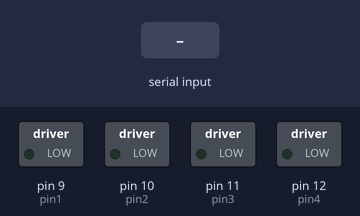
Bench run of a sketch on a simulated Arduino Uno, built with avr-gcc and run on an emulated ATmega328P. On the bench: switched loads named in the sketch (green lamp = pin HIGH). Dashed ring = blinking. The test bench sets the inputs (shaded band).

Above: at 1.2 s.
1.3 s: "1\n" received over Serial
At 2.1 s:
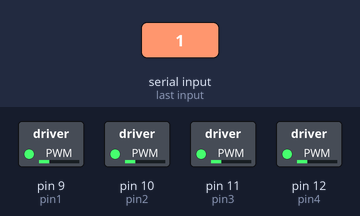
4.3 s: "2\n" received over Serial
At 4.9 s:
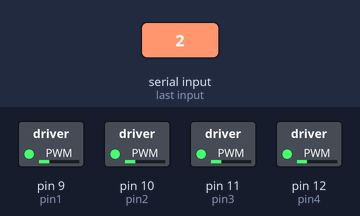
5.8 s: "3\n" received over Serial
At 6.7 s:
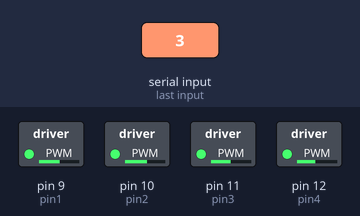
8.8 s: "5\n" received over Serial
11.8 s: "6\n" received over Serial
14.8 s: "90,45\n" received over Serial
At 15.5 s:
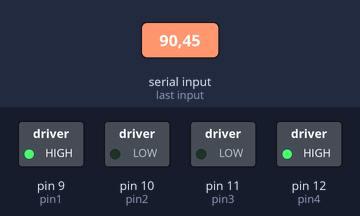
Timing chart, 0 to 18.8 s (numbered marks = the images above; inputs shaded):
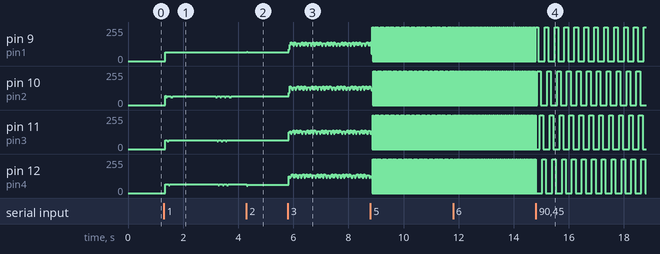

Measured:
- after the input at 1.3 s, pin 9 (pin1): 0/255 → 65/255 after 0.05 s
- after the input at 4.3 s, pin 9 (pin1): 65/255 → 64/255 at once; pin 10 (pin2), pin 11 (pin3): stops changing and stays 65/255
- after the input at 14.8 s, pin 9 (pin1): alternates 255/255 for 0.14 s and 0/255 for 0.23 s, starting after 0.10 s; pin 10 (pin2): alternates 255/255 for 0.14 s and 0/255 for 0.23 s, starting after 0.05 s
- by itself, pin 12 (pin4): alternates 255/255 for 0.02 s and 0/255 for 0.03 s

The sketch:

ControlMotor.ino
```cpp
int pin1 = 9;
int pin2 = 10;
int pin3 = 11;
int pin4 = 12;
int velocidad = 0;
int direccion = 0;
int secuencia = 0;
void setup() {
  pinMode(pin1, OUTPUT);
  pinMode(pin2, OUTPUT);
  pinMode(pin3, OUTPUT);
  pinMode(pin4, OUTPUT);
  Serial.begin(9600);
}

void loop() {
  if (Serial.available() > 0) {
    String comandoCompleto = Serial.readStringUntil('\n');
    int comaIndex = comandoCompleto.indexOf(',');
    String comandoStr = comandoCompleto.substring(0, comaIndex);
    String velocidadStr = comandoCompleto.substring(comaIndex + 1);
    char comando = comandoStr[0];
    velocidad = velocidadStr.toInt();
    procesarComando(comando);
  }

  girarMotor();
}

void procesarComando(char comando) {
  switch (comando) {
    case '1':
      direccion = 1;
      secuencia = 1;
      break;
    case '2':
      direccion = -1;
      secuencia = 1;
      break;
    case '3':
      direccion = 1;
      secuencia = 2;
      break;
    case '4':
      direccion = -1;
      secuencia = 2;
      break;
    case '5':
      direccion = 1;
      secuencia = 3;
      break;
    case '6':
      direccion = -1;
      secuencia = 3;
      break;
    case '7':
      direccion = 0;
      secuencia = 0;
  }
}

void girarMotor() {
  if (direccion == -1 && secuencia == 1) { //COMPLETO HORARIO
    digitalWrite(pin1, HIGH);
    digitalWrite(pin2, LOW);
    digitalWrite(pin3, LOW);
    digitalWrite(pin4, LOW);
    delay(velocidad);
    digitalWrite(pin1, LOW);
    digitalWrite(pin2, HIGH);
    digitalWrite(pin3, LOW);
    digitalWrite(pin4, LOW);
    delay(velocidad);
    digitalWrite(pin1, LOW);
    digitalWrite(pin2, LOW);
    digitalWrite(pin3, HIGH);
    digitalWrite(pin4, LOW);
    delay(velocidad);
    digitalWrite(pin1, LOW);
    digitalWrite(pin2, LOW);
    digitalWrite(pin3, LOW);
    digitalWrite(pin4, HIGH);
    delay(velocidad);
  }else if(direccion == 1 && secuencia == 1){ // COMPLETO ANTIHORARIO
    digitalWrite(pin1, LOW);
    digitalWrite(pin2, LOW);
    digitalWrite(pin3, LOW);
    digitalWrite(pin4, HIGH);
    delay(velocidad);
    digitalWrite(pin1, LOW);
    digitalWrite(pin2, LOW);
    digitalWrite(pin3, HIGH);
    digitalWrite(pin4, LOW);
    delay(velocidad);
    digitalWrite(pin1, LOW);
    digitalWrite(pin2, HIGH);
    digitalWrite(pin3, LOW);
    digitalWrite(pin4, LOW);
    delay(velocidad);
    digitalWrite(pin1, HIGH);
    digitalWrite(pin2, LOW);
    digitalWrite(pin3, LOW);
    digitalWrite(pin4, LOW);
    delay(velocidad);
  }else if(direccion == -1 && secuencia == 2) { //DOBLE HORARIO
    digitalWrite(pin1, HIGH);
    digitalWrite(pin2, HIGH);
    digitalWrite(pin3, LOW);
    digitalWrite(pin4, LOW);
    delay(velocidad);
    digitalWrite(pin1, LOW);
    digitalWrite(pin2, HIGH);
    digitalWrite(pin3, HIGH);
    digitalWrite(pin4, LOW);
    delay(velocidad);
    digitalWrite(pin1, LOW);
    digitalWrite(pin2, LOW);
    digitalWrite(pin3, HIGH);
    digitalWrite(pin4, HIGH);
    delay(velocidad);
    digitalWrite(pin1, HIGH);
    digitalWrite(pin2, LOW);
    digitalWrite(pin3, LOW);
    digitalWrite(pin4, HIGH);
    delay(velocidad);
  }else if(direccion == 1 && secuencia == 2){ // DOBLE ANTIHORARIO
    digitalWrite(pin1, LOW);
    digitalWrite(pin2, LOW);
    digitalWrite(pin3, HIGH);
    digitalWrite(pin4, HIGH);
    delay(velocidad);
    digitalWrite(pin1, LOW);
    digitalWrite(pin2, HIGH);
    digitalWrite(pin3, HIGH);
    digitalWrite(pin4, LOW);
    delay(velocidad);
    digitalWrite(pin1, HIGH);
    digitalWrite(pin2, HIGH);
    digitalWrite(pin3, LOW);
    digitalWrite(pin4, LOW);
    delay(velocidad);
    digitalWrite(pin1, HIGH);
    digitalWrite(pin2, LOW);
    digitalWrite(pin3, LOW);
    digitalWrite(pin4, HIGH);
    delay(velocidad);
  }else if(direccion == -1 && secuencia == 3) { //MEDIO HORARIO
    digitalWrite(pin1, HIGH);
    digitalWrite(pin2, LOW);
    digitalWrite(pin3, LOW);
    digitalWrite(pin4, LOW);
    delay(velocidad);
    digitalWrite(pin1, HIGH);
    digitalWrite(pin2, HIGH);
    digitalWrite(pin3, LOW);
    digitalWrite(pin4, LOW);
    delay(velocidad);
    digitalWrite(pin1, LOW);
    digitalWrite(pin2, HIGH);
    digitalWrite(pin3, LOW);
    digitalWrite(pin4, LOW);
    delay(velocidad);
    digitalWrite(pin1, LOW);
    digitalWrite(pin2, HIGH);
    digitalWrite(pin3, HIGH);
    digitalWrite(pin4, LOW);
    delay(velocidad);
    digitalWrite(pin1, LOW);
    digitalWrite(pin2, LOW);
    digitalWrite(pin3, HIGH);
    digitalWrite(pin4, LOW);
    delay(velocidad);
    digitalWrite(pin1, LOW);
    digitalWrite(pin2, LOW);
    digitalWrite(pin3, HIGH);
    digitalWrite(pin4, HIGH);
    delay(velocidad);
    digitalWrite(pin1, LOW);
    digitalWrite(pin2, LOW);
    digitalWrite(pin3, LOW);
    digitalWrite(pin4, HIGH);
    delay(velocidad);
    digitalWrite(pin1, HIGH);
    digitalWrite(pin2, LOW);
    digitalWrite(pin3, LOW);
    digitalWrite(pin4, HIGH);
    delay(velocidad);
  }else if(direccion == 1 && secuencia == 3){ //MEDIO ANTIHORARIO
    digitalWrite(pin1, LOW);
    digitalWrite(pin2, LOW);
    digitalWrite(pin3, LOW);
    digitalWrite(pin4, HIGH);
    delay(velocidad);
    digitalWrite(pin1, LOW);
    digitalWrite(pin2, LOW);
    digitalWrite(pin3, HIGH);
    digitalWrite(pin4, HIGH);
    delay(velocidad);
    digitalWrite(pin1, LOW);
    digitalWrite(pin2, LOW);
    digitalWrite(pin3, HIGH);
    digitalWrite(pin4, LOW);
    delay(velocidad);
    digitalWrite(pin1, LOW);
    digitalWrite(pin2, HIGH);
    digitalWrite(pin3, HIGH);
    digitalWrite(pin4, LOW);
    delay(velocidad);
    digitalWrite(pin1, LOW);
    digitalWrite(pin2, HIGH);
    digitalWrite(pin3, LOW);
    digitalWrite(pin4, LOW);
    delay(velocidad);
    digitalWrite(pin1, HIGH);
    digitalWrite(pin2, HIGH);
    digitalWrite(pin3, LOW);
    digitalWrite(pin4, LOW);
    delay(velocidad);
    digitalWrite(pin1, HIGH);
    digitalWrite(pin2, LOW);
    digitalWrite(pin3, LOW);
    digitalWrite(pin4, LOW);
    delay(velocidad);
    digitalWrite(pin1, HIGH);
    digitalWrite(pin2, LOW);
    digitalWrite(pin3, LOW);
    digitalWrite(pin4, HIGH);
    delay(velocidad);
  }else{
    digitalWrite(pin1, LOW);
    digitalWrite(pin2, LOW);
    digitalWrite(pin3, LOW);
    digitalWrite(pin4, LOW);
  }
}
```
